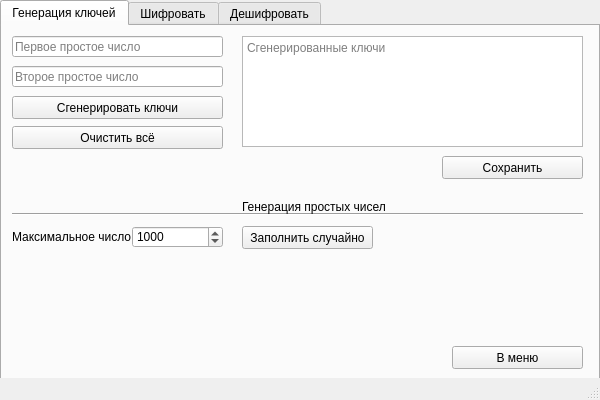
<?xml version="1.0" encoding="UTF-8"?>
<ui version="4.0">
 <class>RsaWindow</class>
 <widget class="QMainWindow" name="RsaWindow">
  <property name="geometry">
   <rect>
    <x>0</x>
    <y>0</y>
    <width>600</width>
    <height>400</height>
   </rect>
  </property>
  <property name="minimumSize">
   <size>
    <width>600</width>
    <height>400</height>
   </size>
  </property>
  <property name="maximumSize">
   <size>
    <width>600</width>
    <height>400</height>
   </size>
  </property>
  <property name="acceptDrops">
   <bool>false</bool>
  </property>
  <property name="windowTitle">
   <string>RSA-шифровальщик</string>
  </property>
  <widget class="QWidget" name="centralwidget">
   <widget class="QTabWidget" name="tabWidget">
    <property name="geometry">
     <rect>
      <x>0</x>
      <y>0</y>
      <width>600</width>
      <height>400</height>
     </rect>
    </property>
    <property name="sizePolicy">
     <sizepolicy hsizetype="Expanding" vsizetype="Expanding">
      <horstretch>0</horstretch>
      <verstretch>0</verstretch>
     </sizepolicy>
    </property>
    <property name="tabPosition">
     <enum>QTabWidget::North</enum>
    </property>
    <property name="tabShape">
     <enum>QTabWidget::Rounded</enum>
    </property>
    <property name="currentIndex">
     <number>0</number>
    </property>
    <property name="tabsClosable">
     <bool>false</bool>
    </property>
    <property name="movable">
     <bool>false</bool>
    </property>
    <widget class="QWidget" name="tab_generate_keys">
     <attribute name="title">
      <string>Генерация ключей</string>
     </attribute>
     <widget class="QPushButton" name="btn_random_prime_nums">
      <property name="geometry">
       <rect>
        <x>240</x>
        <y>200</y>
        <width>131</width>
        <height>23</height>
       </rect>
      </property>
      <property name="text">
       <string>Заполнить случайно</string>
      </property>
     </widget>
     <widget class="QTextEdit" name="te_generated_keys">
      <property name="geometry">
       <rect>
        <x>240</x>
        <y>10</y>
        <width>341</width>
        <height>111</height>
       </rect>
      </property>
      <property name="placeholderText">
       <string>Сгенерированные ключи</string>
      </property>
     </widget>
     <widget class="QLineEdit" name="le_second_prime_num">
      <property name="geometry">
       <rect>
        <x>10</x>
        <y>40</y>
        <width>211</width>
        <height>21</height>
       </rect>
      </property>
      <property name="inputMask">
       <string/>
      </property>
      <property name="text">
       <string/>
      </property>
      <property name="placeholderText">
       <string>Второе простое число</string>
      </property>
     </widget>
     <widget class="QLineEdit" name="le_first_prime_num">
      <property name="geometry">
       <rect>
        <x>10</x>
        <y>10</y>
        <width>211</width>
        <height>21</height>
       </rect>
      </property>
      <property name="inputMask">
       <string/>
      </property>
      <property name="text">
       <string/>
      </property>
      <property name="placeholderText">
       <string>Первое простое число</string>
      </property>
     </widget>
     <widget class="QPushButton" name="btn_generate_keys">
      <property name="geometry">
       <rect>
        <x>10</x>
        <y>70</y>
        <width>211</width>
        <height>23</height>
       </rect>
      </property>
      <property name="text">
       <string>Сгенерировать ключи</string>
      </property>
     </widget>
     <widget class="QPushButton" name="btn_clear_all_gen_key">
      <property name="geometry">
       <rect>
        <x>10</x>
        <y>100</y>
        <width>211</width>
        <height>23</height>
       </rect>
      </property>
      <property name="text">
       <string>Очистить всё</string>
      </property>
     </widget>
     <widget class="QLabel" name="label">
      <property name="geometry">
       <rect>
        <x>10</x>
        <y>200</y>
        <width>131</width>
        <height>21</height>
       </rect>
      </property>
      <property name="text">
       <string>Максимальное число:</string>
      </property>
     </widget>
     <widget class="Line" name="line_3">
      <property name="geometry">
       <rect>
        <x>10</x>
        <y>180</y>
        <width>571</width>
        <height>16</height>
       </rect>
      </property>
      <property name="orientation">
       <enum>Qt::Horizontal</enum>
      </property>
     </widget>
     <widget class="QSpinBox" name="sb_max_prime_num">
      <property name="geometry">
       <rect>
        <x>130</x>
        <y>200</y>
        <width>91</width>
        <height>22</height>
       </rect>
      </property>
      <property name="maximum">
       <number>10000</number>
      </property>
      <property name="value">
       <number>1000</number>
      </property>
     </widget>
     <widget class="QLabel" name="label_2">
      <property name="geometry">
       <rect>
        <x>240</x>
        <y>170</y>
        <width>151</width>
        <height>21</height>
       </rect>
      </property>
      <property name="text">
       <string>Генерация простых чисел</string>
      </property>
     </widget>
     <widget class="QPushButton" name="btn_save_generated_keys">
      <property name="geometry">
       <rect>
        <x>440</x>
        <y>130</y>
        <width>141</width>
        <height>23</height>
       </rect>
      </property>
      <property name="text">
       <string>Сохранить</string>
      </property>
     </widget>
     <widget class="QPushButton" name="btn_exit_in_main">
      <property name="geometry">
       <rect>
        <x>450</x>
        <y>320</y>
        <width>131</width>
        <height>23</height>
       </rect>
      </property>
      <property name="text">
       <string>В меню</string>
      </property>
     </widget>
    </widget>
    <widget class="QWidget" name="tab_encrypt">
     <attribute name="title">
      <string>Шифровать</string>
     </attribute>
     <widget class="QLineEdit" name="le_public_key_n">
      <property name="geometry">
       <rect>
        <x>10</x>
        <y>10</y>
        <width>211</width>
        <height>21</height>
       </rect>
      </property>
      <property name="inputMask">
       <string/>
      </property>
      <property name="text">
       <string/>
      </property>
      <property name="placeholderText">
       <string>Открытый ключ n</string>
      </property>
     </widget>
     <widget class="QLineEdit" name="le_public_key_e">
      <property name="geometry">
       <rect>
        <x>10</x>
        <y>40</y>
        <width>211</width>
        <height>21</height>
       </rect>
      </property>
      <property name="inputMask">
       <string/>
      </property>
      <property name="text">
       <string/>
      </property>
      <property name="placeholderText">
       <string>Открытый ключ e</string>
      </property>
     </widget>
     <widget class="QTextEdit" name="te_message_encrypt">
      <property name="geometry">
       <rect>
        <x>240</x>
        <y>10</y>
        <width>341</width>
        <height>111</height>
       </rect>
      </property>
      <property name="placeholderText">
       <string>Сообщение</string>
      </property>
     </widget>
     <widget class="QPushButton" name="btn_encrypt">
      <property name="geometry">
       <rect>
        <x>10</x>
        <y>100</y>
        <width>211</width>
        <height>23</height>
       </rect>
      </property>
      <property name="text">
       <string>Зашифровать сообщение</string>
      </property>
     </widget>
     <widget class="QPushButton" name="btn_download_encrypt">
      <property name="geometry">
       <rect>
        <x>440</x>
        <y>130</y>
        <width>141</width>
        <height>23</height>
       </rect>
      </property>
      <property name="text">
       <string>Загрузить</string>
      </property>
     </widget>
     <widget class="QPushButton" name="btn_save_encrypt">
      <property name="geometry">
       <rect>
        <x>10</x>
        <y>320</y>
        <width>141</width>
        <height>23</height>
       </rect>
      </property>
      <property name="text">
       <string>Сохранить</string>
      </property>
     </widget>
     <widget class="QPushButton" name="btn_clear_all_encrypt">
      <property name="geometry">
       <rect>
        <x>10</x>
        <y>130</y>
        <width>211</width>
        <height>23</height>
       </rect>
      </property>
      <property name="text">
       <string>Очистить всё</string>
      </property>
     </widget>
     <widget class="QPushButton" name="btn_paste_key_encrypt">
      <property name="geometry">
       <rect>
        <x>10</x>
        <y>70</y>
        <width>211</width>
        <height>23</height>
       </rect>
      </property>
      <property name="text">
       <string>Заполнить созданными ключами</string>
      </property>
     </widget>
     <widget class="QTextEdit" name="te_message_encrypt_result">
      <property name="geometry">
       <rect>
        <x>10</x>
        <y>190</y>
        <width>571</width>
        <height>111</height>
       </rect>
      </property>
      <property name="placeholderText">
       <string>Результат шифрования</string>
      </property>
     </widget>
     <widget class="Line" name="line">
      <property name="geometry">
       <rect>
        <x>10</x>
        <y>170</y>
        <width>571</width>
        <height>16</height>
       </rect>
      </property>
      <property name="orientation">
       <enum>Qt::Horizontal</enum>
      </property>
     </widget>
     <widget class="QPushButton" name="btn_exit_in_main_2">
      <property name="geometry">
       <rect>
        <x>450</x>
        <y>320</y>
        <width>131</width>
        <height>23</height>
       </rect>
      </property>
      <property name="text">
       <string>В меню</string>
      </property>
     </widget>
    </widget>
    <widget class="QWidget" name="tab_decrypt">
     <attribute name="title">
      <string>Дешифровать</string>
     </attribute>
     <widget class="QTextEdit" name="te_message_decrypt">
      <property name="geometry">
       <rect>
        <x>240</x>
        <y>10</y>
        <width>341</width>
        <height>111</height>
       </rect>
      </property>
      <property name="placeholderText">
       <string>Сообщение</string>
      </property>
     </widget>
     <widget class="QLineEdit" name="le_private_key_d">
      <property name="geometry">
       <rect>
        <x>10</x>
        <y>40</y>
        <width>211</width>
        <height>21</height>
       </rect>
      </property>
      <property name="inputMask">
       <string/>
      </property>
      <property name="text">
       <string/>
      </property>
      <property name="placeholderText">
       <string>Закрытый ключ d</string>
      </property>
     </widget>
     <widget class="QLineEdit" name="le_private_key_n">
      <property name="geometry">
       <rect>
        <x>10</x>
        <y>10</y>
        <width>211</width>
        <height>21</height>
       </rect>
      </property>
      <property name="inputMask">
       <string/>
      </property>
      <property name="text">
       <string/>
      </property>
      <property name="placeholderText">
       <string>Закрытый ключ n</string>
      </property>
     </widget>
     <widget class="QPushButton" name="btn_decrypt">
      <property name="geometry">
       <rect>
        <x>10</x>
        <y>100</y>
        <width>211</width>
        <height>23</height>
       </rect>
      </property>
      <property name="text">
       <string>Дешифровать сообщение</string>
      </property>
     </widget>
     <widget class="QPushButton" name="btn_save_decrypt">
      <property name="geometry">
       <rect>
        <x>10</x>
        <y>320</y>
        <width>141</width>
        <height>23</height>
       </rect>
      </property>
      <property name="text">
       <string>Сохранить</string>
      </property>
     </widget>
     <widget class="QPushButton" name="btn_download_decrypt">
      <property name="geometry">
       <rect>
        <x>440</x>
        <y>130</y>
        <width>141</width>
        <height>23</height>
       </rect>
      </property>
      <property name="text">
       <string>Загрузить</string>
      </property>
     </widget>
     <widget class="QPushButton" name="btn_clear_all_decrypt">
      <property name="geometry">
       <rect>
        <x>10</x>
        <y>130</y>
        <width>211</width>
        <height>23</height>
       </rect>
      </property>
      <property name="text">
       <string>Очистить всё</string>
      </property>
     </widget>
     <widget class="QPushButton" name="btn_paste_key_decrypt">
      <property name="geometry">
       <rect>
        <x>10</x>
        <y>70</y>
        <width>211</width>
        <height>23</height>
       </rect>
      </property>
      <property name="text">
       <string>Заполнить созданными ключами</string>
      </property>
     </widget>
     <widget class="Line" name="line_2">
      <property name="geometry">
       <rect>
        <x>10</x>
        <y>170</y>
        <width>571</width>
        <height>16</height>
       </rect>
      </property>
      <property name="orientation">
       <enum>Qt::Horizontal</enum>
      </property>
     </widget>
     <widget class="QTextEdit" name="te_message_decrypt_result">
      <property name="geometry">
       <rect>
        <x>10</x>
        <y>190</y>
        <width>571</width>
        <height>111</height>
       </rect>
      </property>
      <property name="placeholderText">
       <string>Результат дешифрования</string>
      </property>
     </widget>
     <widget class="QPushButton" name="btn_exit_in_main_3">
      <property name="geometry">
       <rect>
        <x>450</x>
        <y>320</y>
        <width>131</width>
        <height>23</height>
       </rect>
      </property>
      <property name="text">
       <string>В меню</string>
      </property>
     </widget>
    </widget>
   </widget>
  </widget>
  <widget class="QStatusBar" name="statusbar"/>
  <action name="action_main">
   <property name="text">
    <string>Главное</string>
   </property>
  </action>
  <action name="action_vigenere">
   <property name="text">
    <string>Шифр Виженера</string>
   </property>
  </action>
 </widget>
 <resources/>
 <connections/>
</ui>
